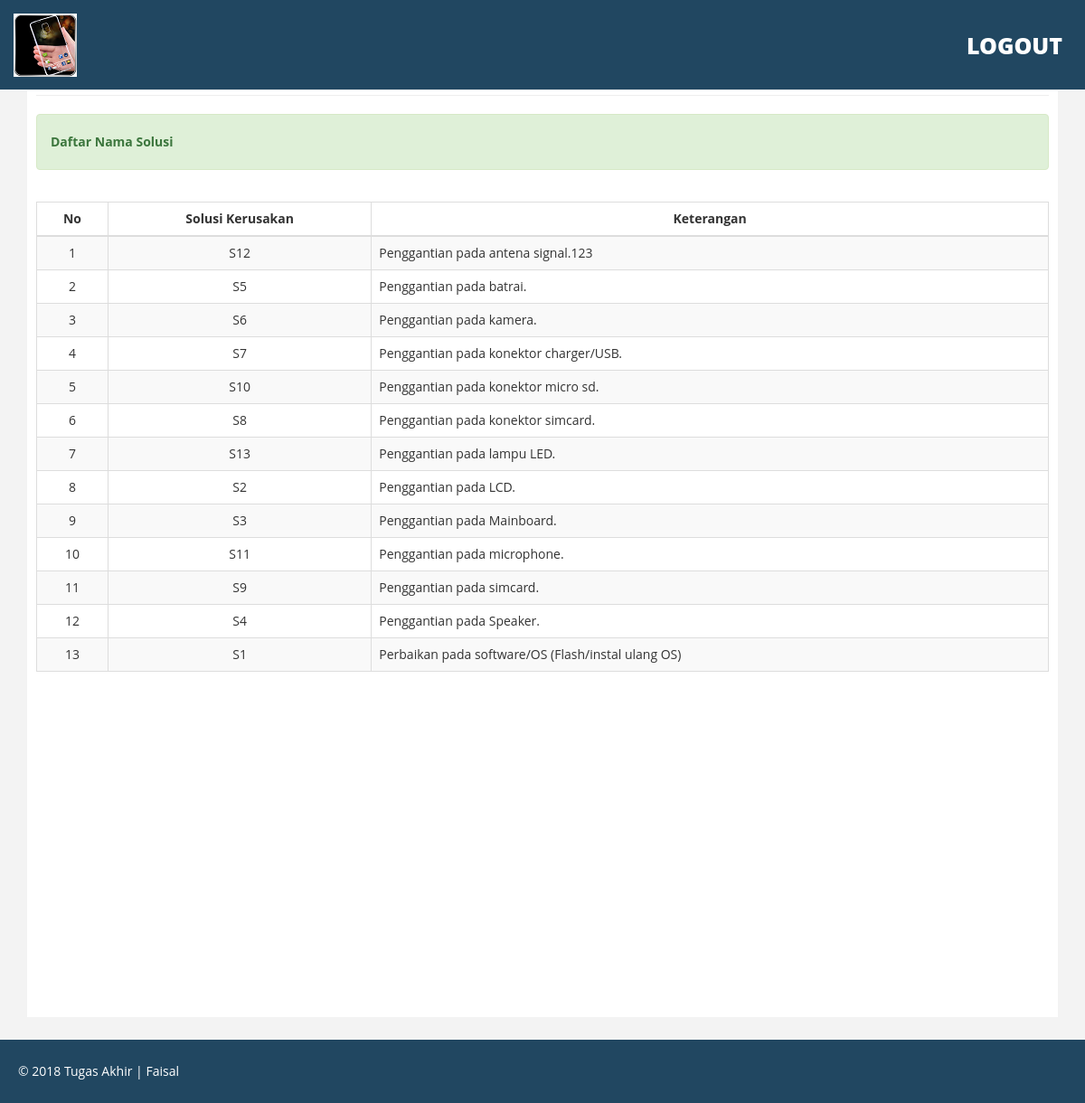
The app's page /admin/lihatsolusi with its own data.
### tables this page shows
CREATE TABLE IF NOT EXISTS `solusi_kerusakan` (
  `id` int(11) NOT NULL AUTO_INCREMENT,
  `kode` varchar(200) DEFAULT NULL,
  `nama` varchar(200) DEFAULT NULL,
  PRIMARY KEY (`id`),
  UNIQUE KEY `nama` (`kode`)
);

### application/controllers/Admin_controller.php (called while the page is built, shortened)
<?php
class Admin_controller extends CI_Controller
{
    function __construct()
    {
        $this->load->model('Admin_model');
    }
    function lihat_solusi()
    {
        $data['gejala'] = $this->Admin_model->lihatSolusiKerusakan();
        $data['footer'] = $this->load->view("admin/footer.php", '', TRUE);
        $data['header'] = $this->load->view("admin/header.php", '', TRUE);
        $this->load->view('admin/lihat_solusi', $data);
    }
}

### index.php (called while the page is built, shortened)
<?php
require_once BASEPATH.'core/CodeIgniter.php';

### application/models/Admin_model.php (called while the page is built, shortened)
<?php
class Admin_model extends CI_Model
{
    function lihatSolusiKerusakan()
    {
        $this->db->from('solusi_kerusakan');
        $this->db->order_by('nama', 'asc');
        $query = $this->db->get();
        return $query->result_array();
    }
}

### application/views/admin/lihat_solusi.php (the view, shortened to what this page needs)
<!DOCTYPE html>
<html xmlns="http://www.w3.org/1999/xhtml">
<head>
	<link href="<?php echo base_url("assets/admin"); ?>/css/bootstrap.css" rel="stylesheet" />
	<link href="<?php echo base_url("assets/admin"); ?>/css/font-awesome.css" rel="stylesheet" />
	<link href="<?php echo base_url("assets/admin"); ?>/css/custom.css" rel="stylesheet" />
</head>
<body>
	<div id="wrapper">
		<?php echo $header;?>
		<div id="page-wrapper" >
			<div class="container">
				<div id="page-inner">
					<hr />
					<div class="row">
						<div class="col-lg-12">
							<div class="alert alert-success">
								<strong>Daftar Nama Solusi</strong>
							</div>
						</div>
					</div>
					<div class="row text-center pad-top">
						<div class="col-lg-12 col-md-12 col-sm-12 col-xs-6">
							<table class="table table-striped table-bordered">
								<thead>
									<tr>
										<th class="text-center">No</th>
										<th class="text-center">Solusi Kerusakan</th>
										<th class="text-center">Keterangan</th>
									</tr>
								</thead>
								<tbody>
									<?php foreach ($gejala as $key => $value): ?>
									<tr>
										<td class="text-center"><?php echo ($key+1) ?></td>
										<td class="text-center"><?php echo $value['kode']?></td>
										<td class="text-left"><?php echo $value['nama']?></td>
									</tr>
									<?php endforeach ?>
								</tbody>
							</table>
						</div>
					</div>
				</div>
			</div>
		</div>
	</div>
	<?php echo $footer;?>
</body>
</html>

### assets/admin/css/custom.css (style rules this page uses)
body { font-family: 'Open Sans', sans-serif; line-height:30px; }
#wrapper { width: 100%; margin-top:50px; }
#page-wrapper { padding: 15px 0px; min-height: 600px; background:#F3F3F3; }
#page-inner { width:100%; margin:10px 20px 10px 0px; background-color:#fff!important; padding:10px; min-height:1050px; }
.pad-top { padding-top:15px; }
@media (min-width:768px) { #page-wrapper { padding: 15px 0px; min-height: 1050px; } }

### records on screen
solusi_kerusakan: kode "S12", nama "Penggantian pada antena signal.123"
solusi_kerusakan: kode "S5", nama "Penggantian pada batrai."
solusi_kerusakan: kode "S6", nama "Penggantian pada kamera."
solusi_kerusakan: kode "S7", nama "Penggantian pada konektor charger/USB."
solusi_kerusakan: kode "S10", nama "Penggantian pada konektor micro sd."
solusi_kerusakan: kode "S8", nama "Penggantian pada konektor simcard."
solusi_kerusakan: kode "S13", nama "Penggantian pada lampu LED."
solusi_kerusakan: kode "S2", nama "Penggantian pada LCD."
solusi_kerusakan: kode "S3", nama "Penggantian pada Mainboard."
solusi_kerusakan: kode "S11", nama "Penggantian pada microphone."
solusi_kerusakan: kode "S9", nama "Penggantian pada simcard."
solusi_kerusakan: kode "S4", nama "Penggantian pada Speaker."
solusi_kerusakan: kode "S1", nama "Perbaikan pada software/OS (Flash/instal ulang OS)"
